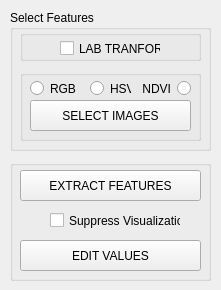
<?xml version="1.0" encoding="UTF-8"?>
<ui version="4.0">
 <class>MainWindow_TRAINleafColour</class>
 <widget class="QMainWindow" name="MainWindow_TRAINleafColour">
  <property name="geometry">
   <rect>
    <x>0</x>
    <y>0</y>
    <width>221</width>
    <height>290</height>
   </rect>
  </property>
  <property name="windowTitle">
   <string>Train Leaf Colour  &amp; Urea Predictor</string>
  </property>
  <widget class="QWidget" name="centralwidget">
   <widget class="QGroupBox" name="groupBox_5">
    <property name="geometry">
     <rect>
      <x>10</x>
      <y>160</y>
      <width>201</width>
      <height>121</height>
     </rect>
    </property>
    <property name="title">
     <string/>
    </property>
    <widget class="QCheckBox" name="checkBox_SUPRESSvisualization">
     <property name="geometry">
      <rect>
       <x>40</x>
       <y>50</y>
       <width>131</width>
       <height>21</height>
      </rect>
     </property>
     <property name="text">
      <string>Suppress Visualization</string>
     </property>
    </widget>
    <widget class="QPushButton" name="pushButton_EDIT">
     <property name="geometry">
      <rect>
       <x>10</x>
       <y>80</y>
       <width>181</width>
       <height>31</height>
      </rect>
     </property>
     <property name="text">
      <string>EDIT VALUES</string>
     </property>
    </widget>
    <widget class="QPushButton" name="pushButton_EXTRACT">
     <property name="geometry">
      <rect>
       <x>10</x>
       <y>10</y>
       <width>181</width>
       <height>31</height>
      </rect>
     </property>
     <property name="text">
      <string>EXTRACT FEATURES</string>
     </property>
    </widget>
   </widget>
   <widget class="QGroupBox" name="groupBox">
    <property name="geometry">
     <rect>
      <x>10</x>
      <y>10</y>
      <width>201</width>
      <height>141</height>
     </rect>
    </property>
    <property name="title">
     <string>Select Features</string>
    </property>
    <widget class="QGroupBox" name="groupBox_2">
     <property name="geometry">
      <rect>
       <x>10</x>
       <y>60</y>
       <width>181</width>
       <height>71</height>
      </rect>
     </property>
     <property name="title">
      <string/>
     </property>
     <widget class="QPushButton" name="pushButton_SELECT">
      <property name="geometry">
       <rect>
        <x>10</x>
        <y>30</y>
        <width>161</width>
        <height>31</height>
       </rect>
      </property>
      <property name="text">
       <string>SELECT IMAGES</string>
      </property>
     </widget>
     <widget class="QRadioButton" name="radioButton_RGB">
      <property name="geometry">
       <rect>
        <x>10</x>
        <y>10</y>
        <width>51</width>
        <height>17</height>
       </rect>
      </property>
      <property name="text">
       <string>RGB</string>
      </property>
     </widget>
     <widget class="QRadioButton" name="radioButton_HSV">
      <property name="geometry">
       <rect>
        <x>70</x>
        <y>10</y>
        <width>41</width>
        <height>17</height>
       </rect>
      </property>
      <property name="text">
       <string>HSV</string>
      </property>
     </widget>
     <widget class="QRadioButton" name="radioButton_NDVI">
      <property name="geometry">
       <rect>
        <x>120</x>
        <y>10</y>
        <width>51</width>
        <height>17</height>
       </rect>
      </property>
      <property name="layoutDirection">
       <enum>Qt::RightToLeft</enum>
      </property>
      <property name="text">
       <string>NDVI</string>
      </property>
     </widget>
    </widget>
    <widget class="QGroupBox" name="groupBox_3">
     <property name="geometry">
      <rect>
       <x>10</x>
       <y>20</y>
       <width>181</width>
       <height>31</height>
      </rect>
     </property>
     <property name="title">
      <string/>
     </property>
     <widget class="QCheckBox" name="checkBox_LAB">
      <property name="geometry">
       <rect>
        <x>40</x>
        <y>10</y>
        <width>101</width>
        <height>17</height>
       </rect>
      </property>
      <property name="text">
       <string>LAB TRANFORM</string>
      </property>
     </widget>
    </widget>
   </widget>
  </widget>
 </widget>
 <resources/>
 <connections/>
</ui>
